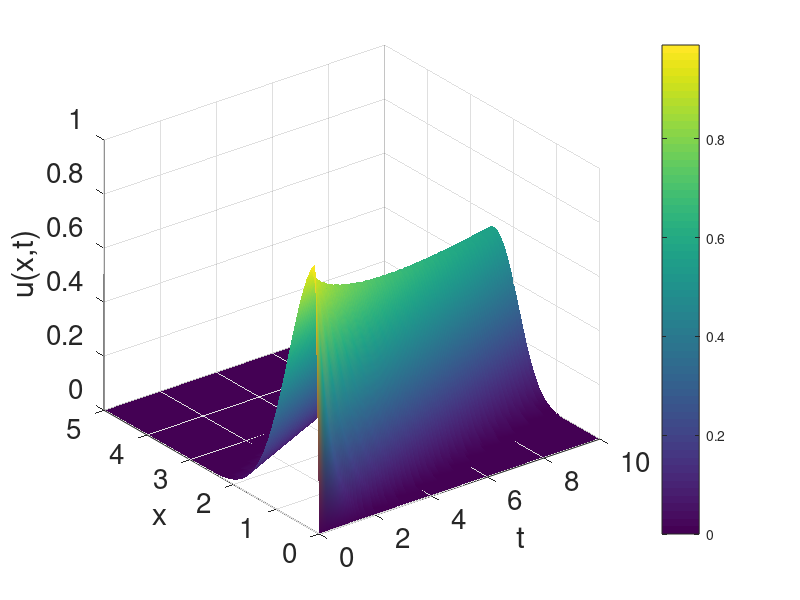

Write the MATLAB code that produced this figure.
% Spatial discretization
L  = 5; % length of spatial coordinates, x in [0,L]
dx = 0.1; 
x_vals = 0:dx:L;
nxvals = length(x_vals);
m = nxvals-2;

% Time discretization
T  = 10; % end time
dt = 0.01; 
t_vals = 0:dt:T;
ntvals = length(t_vals);

alpha2 = 1/5;
c = alpha2*dt/(dx); % c = 0.02

v_main = (1-c)*ones(m,1);
v_off  = c*ones(m-1,1);
v_of = c*ones(0,1);
A_v = diag(v_off,-1) + diag(v_main,0)+ diag(v_of,m);
A_v(1,49) = c;
A = A_v;

% Initialize solution vector with initial condition u(x,0)
U_sol = exp( - (x_vals(2:end-1).^2)); % only use interior points
U_sol = U_sol';

U_save = NaN(m,ntvals);% Create matrix to store solution vectors at each time point
U_save(:,1) = U_sol;

for n = 1:ntvals-1 % Apply difference scheme to compute approximate solution
    U_sol = A*U_sol;
    U_save(:,n+1) = U_sol;
end

U_plot = [zeros(1,ntvals); U_save; zeros(1,ntvals)];% Augment solution with BCs before plotting

% Plot solution
figure(3);
surf(t_vals,x_vals,U_plot);
xlabel('t'); ylabel('x'); zlabel('u(x,t)');
set(gca,'FontSize',20);
shading interp  % gets rid of grid lines on surf plot
colorbar % adds colorbar
%view(2) % changes view to 2D

